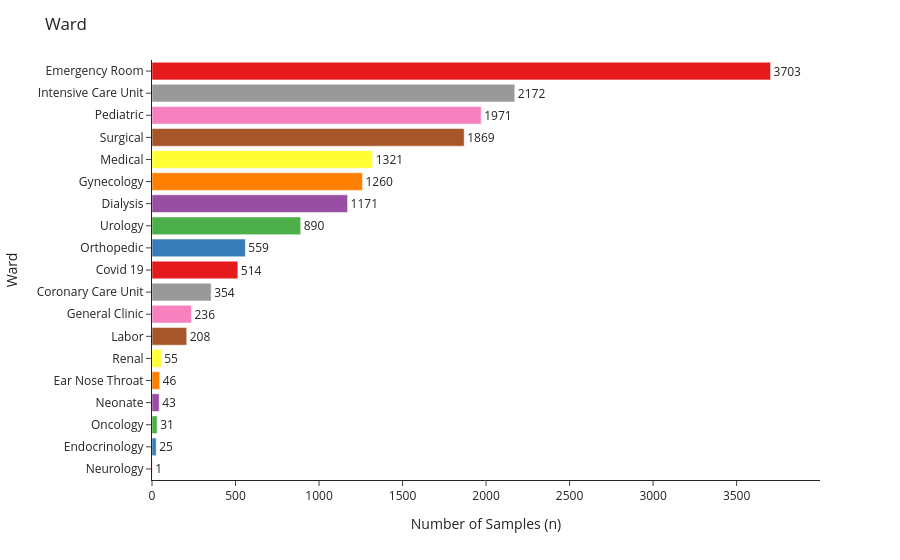

The notebook cell this image was saved under:
### Markdown cell above
## Ward

### Code cell
# Prepare data
plot_df = count_entries("Ward", nonorm=True)

fig = px.bar(
    plot_df, x='Count', y='Ward', text='Count', color='Ward',
    orientation='h', color_discrete_sequence=px.colors.qualitative.Set1,
)

fig.update_layout(
    title='Ward', template="simple_white",
    xaxis=dict(
        title="Number of Samples (n)",
        range=[0, plot_df['Count'].max() * 1.08]
    ),
    yaxis=dict(
        categoryorder='array',
        categoryarray=plot_df['Ward'].tolist()  # maintain ascending order
    ),
    showlegend=False,
    height=600
)

fig.update_traces(textposition='outside')
fig.show()

### Figure 1 — Plotly figure (JSON) as saved in the notebook; plotly's stock layout.template omitted (floating-point values rounded to 4 significant figures)
{"data": [{"alignmentgroup": "True", "hovertemplate": "Ward=%{y}<br>Count=%{text}<extra></extra>", "legendgroup": "Neurology", "marker": {"color": "rgb(228,26,28)", "pattern": {"shape": ""}}, "name": "Neurology", "offsetgroup": "Neurology", "orientation": "h", "showlegend": true, "text": [1], "textposition": "outside", "type": "bar", "x": [1], "xaxis": "x", "y": ["Neurology"], "yaxis": "y"}, {"alignmentgroup": "True", "hovertemplate": "Ward=%{y}<br>Count=%{text}<extra></extra>", "legendgroup": "Endocrinology", "marker": {"color": "rgb(55,126,184)", "pattern": {"shape": ""}}, "name": "Endocrinology", "offsetgroup": "Endocrinology", "orientation": "h", "showlegend": true, "text": [25], "textposition": "outside", "type": "bar", "x": [25], "xaxis": "x", "y": ["Endocrinology"], "yaxis": "y"}, {"alignmentgroup": "True", "hovertemplate": "Ward=%{y}<br>Count=%{text}<extra></extra>", "legendgroup": "Oncology", "marker": {"color": "rgb(77,175,74)", "pattern": {"shape": ""}}, "name": "Oncology", "offsetgroup": "Oncology", "orientation": "h", "showlegend": true, "text": [31], "textposition": "outside", "type": "bar", "x": [31], "xaxis": "x", "y": ["Oncology"], "yaxis": "y"}, {"alignmentgroup": "True", "hovertemplate": "Ward=%{y}<br>Count=%{text}<extra></extra>", "legendgroup": "Neonate", "marker": {"color": "rgb(152,78,163)", "pattern": {"shape": ""}}, "name": "Neonate", "offsetgroup": "Neonate", "orientation": "h", "showlegend": true, "text": [43], "textposition": "outside", "type": "bar", "x": [43], "xaxis": "x", "y": ["Neonate"], "yaxis": "y"}, {"alignmentgroup": "True", "hovertemplate": "Ward=%{y}<br>Count=%{text}<extra></extra>", "legendgroup": "Ear Nose Throat", "marker": {"color": "rgb(255,127,0)", "pattern": {"shape": ""}}, "name": "Ear Nose Throat", "offsetgroup": "Ear Nose Throat", "orientation": "h", "showlegend": true, "text": [46], "textposition": "outside", "type": "bar", "x": [46], "xaxis": "x", "y": ["Ear Nose Throat"], "yaxis": "y"}, {"alignmentgroup": "True", "hovertemplate": "Ward=%{y}<br>Count=%{text}<extra></extra>", "legendgroup": "Renal", "marker": {"color": "rgb(255,255,51)", "pattern": {"shape": ""}}, "name": "Renal", "offsetgroup": "Renal", "orientation": "h", "showlegend": true, "text": [55], "textposition": "outside", "type": "bar", "x": [55], "xaxis": "x", "y": ["Renal"], "yaxis": "y"}, {"alignmentgroup": "True", "hovertemplate": "Ward=%{y}<br>Count=%{text}<extra></extra>", "legendgroup": "Labor", "marker": {"color": "rgb(166,86,40)", "pattern": {"shape": ""}}, "name": "Labor", "offsetgroup": "Labor", "orientation": "h", "showlegend": true, "text": [208], "textposition": "outside", "type": "bar", "x": [208], "xaxis": "x", "y": ["Labor"], "yaxis": "y"}, {"alignmentgroup": "True", "hovertemplate": "Ward=%{y}<br>Count=%{text}<extra></extra>", "legendgroup": "General Clinic", "marker": {"color": "rgb(247,129,191)", "pattern": {"shape": ""}}, "name": "General Clinic", "offsetgroup": "General Clinic", "orientation": "h", "showlegend": true, "text": [236], "textposition": "outside", "type": "bar", "x": [236], "xaxis": "x", "y": ["General Clinic"], "yaxis": "y"}, {"alignmentgroup": "True", "hovertemplate": "Ward=%{y}<br>Count=%{text}<extra></extra>", "legendgroup": "Coronary Care Unit", "marker": {"color": "rgb(153,153,153)", "pattern": {"shape": ""}}, "name": "Coronary Care Unit", "offsetgroup": "Coronary Care Unit", "orientation": "h", "showlegend": true, "text": [354], "textposition": "outside", "type": "bar", "x": [354], "xaxis": "x", "y": ["Coronary Care Unit"], "yaxis": "y"}, {"alignmentgroup": "True", "hovertemplate": "Ward=%{y}<br>Count=%{text}<extra></extra>", "legendgroup": "Covid 19", "marker": {"color": "rgb(228,26,28)", "pattern": {"shape": ""}}, "name": "Covid 19", "offsetgroup": "Covid 19", "orientation": "h", "showlegend": true, "text": [514], "textposition": "outside", "type": "bar", "x": [514], "xaxis": "x", "y": ["Covid 19"], "yaxis": "y"}, {"alignmentgroup": "True", "hovertemplate": "Ward=%{y}<br>Count=%{text}<extra></extra>", "legendgroup": "Orthopedic", "marker": {"color": "rgb(55,126,184)", "pattern": {"shape": ""}}, "name": "Orthopedic", "offsetgroup": "Orthopedic", "orientation": "h", "showlegend": true, "text": [559], "textposition": "outside", "type": "bar", "x": [559], "xaxis": "x", "y": ["Orthopedic"], "yaxis": "y"}, {"alignmentgroup": "True", "hovertemplate": "Ward=%{y}<br>Count=%{text}<extra></extra>", "legendgroup": "Urology", "marker": {"color": "rgb(77,175,74)", "pattern": {"shape": ""}}, "name": "Urology", "offsetgroup": "Urology", "orientation": "h", "showlegend": true, "text": [890], "textposition": "outside", "type": "bar", "x": [890], "xaxis": "x", "y": ["Urology"], "yaxis": "y"}, {"alignmentgroup": "True", "hovertemplate": "Ward=%{y}<br>Count=%{text}<extra></extra>", "legendgroup": "Dialysis", "marker": {"color": "rgb(152,78,163)", "pattern": {"shape": ""}}, "name": "Dialysis", "offsetgroup": "Dialysis", "orientation": "h", "showlegend": true, "text": [1171], "textposition": "outside", "type": "bar", "x": [1171], "xaxis": "x", "y": ["Dialysis"], "yaxis": "y"}, {"alignmentgroup": "True", "hovertemplate": "Ward=%{y}<br>Count=%{text}<extra></extra>", "legendgroup": "Gynecology", "marker": {"color": "rgb(255,127,0)", "pattern": {"shape": ""}}, "name": "Gynecology", "offsetgroup": "Gynecology", "orientation": "h", "showlegend": true, "text": [1260], "textposition": "outside", "type": "bar", "x": [1260], "xaxis": "x", "y": ["Gynecology"], "yaxis": "y"}, {"alignmentgroup": "True", "hovertemplate": "Ward=%{y}<br>Count=%{text}<extra></extra>", "legendgroup": "Medical", "marker": {"color": "rgb(255,255,51)", "pattern": {"shape": ""}}, "name": "Medical", "offsetgroup": "Medical", "orientation": "h", "showlegend": true, "text": [1321], "textposition": "outside", "type": "bar", "x": [1321], "xaxis": "x", "y": ["Medical"], "yaxis": "y"}, {"alignmentgroup": "True", "hovertemplate": "Ward=%{y}<br>Count=%{text}<extra></extra>", "legendgroup": "Surgical", "marker": {"color": "rgb(166,86,40)", "pattern": {"shape": ""}}, "name": "Surgical", "offsetgroup": "Surgical", "orientation": "h", "showlegend": true, "text": [1869], "textposition": "outside", "type": "bar", "x": [1869], "xaxis": "x", "y": ["Surgical"], "yaxis": "y"}, {"alignmentgroup": "True", "hovertemplate": "Ward=%{y}<br>Count=%{text}<extra></extra>", "legendgroup": "Pediatric", "marker": {"color": "rgb(247,129,191)", "pattern": {"shape": ""}}, "name": "Pediatric", "offsetgroup": "Pediatric", "orientation": "h", "showlegend": true, "text": [1971], "textposition": "outside", "type": "bar", "x": [1971], "xaxis": "x", "y": ["Pediatric"], "yaxis": "y"}, {"alignmentgroup": "True", "hovertemplate": "Ward=%{y}<br>Count=%{text}<extra></extra>", "legendgroup": "Intensive Care Unit", "marker": {"color": "rgb(153,153,153)", "pattern": {"shape": ""}}, "name": "Intensive Care Unit", "offsetgroup": "Intensive Care Unit", "orientation": "h", "showlegend": true, "text": [2172], "textposition": "outside", "type": "bar", "x": [2172], "xaxis": "x", "y": ["Intensive Care Unit"], "yaxis": "y"}, {"alignmentgroup": "True", "hovertemplate": "Ward=%{y}<br>Count=%{text}<extra></extra>", "legendgroup": "Emergency Room", "marker": {"color": "rgb(228,26,28)", "pattern": {"shape": ""}}, "name": "Emergency Room", "offsetgroup": "Emergency Room", "orientation": "h", "showlegend": true, "text": [3703], "textposition": "outside", "type": "bar", "x": [3703], "xaxis": "x", "y": ["Emergency Room"], "yaxis": "y"}], "layout": {"autosize": true, "barmode": "relative", "legend": {"title": {"text": "Ward"}, "tracegroupgap": 0}, "margin": {"t": 60}, "showlegend": false, "title": {"text": "Ward"}, "xaxis": {"anchor": "y", "domain": [0, 1], "range": [0, 3999.0], "title": {"text": "Number of Samples (n)"}, "type": "linear"}, "yaxis": {"anchor": "x", "autorange": true, "categoryarray": ["Neurology", "Endocrinology", "Oncology", "Neonate", "Ear Nose Throat", "Renal", "Labor", "General Clinic", "Coronary Care Unit", "Covid 19", "Orthopedic", "Urology", "Dialysis", "Gynecology", "Medical", "Surgical", "Pediatric", "Intensive Care Unit", "Emergency Room"], "categoryorder": "array", "domain": [0, 1], "range": [-0.5, 18.5], "title": {"text": "Ward"}, "type": "category"}}}
